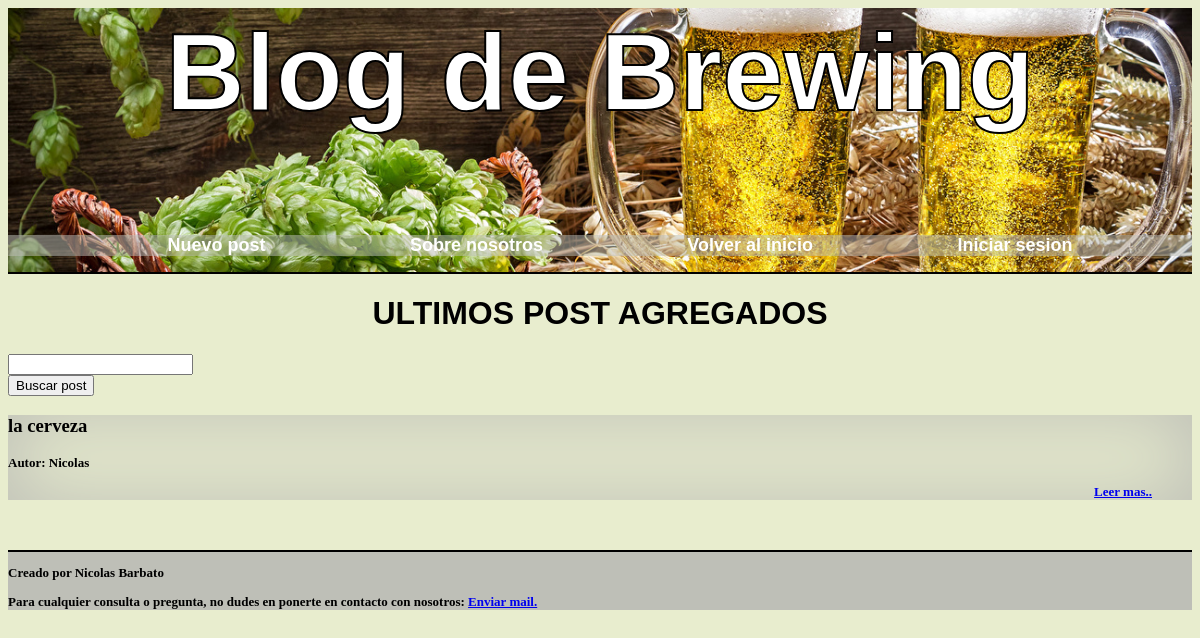
The app's page /, older data.
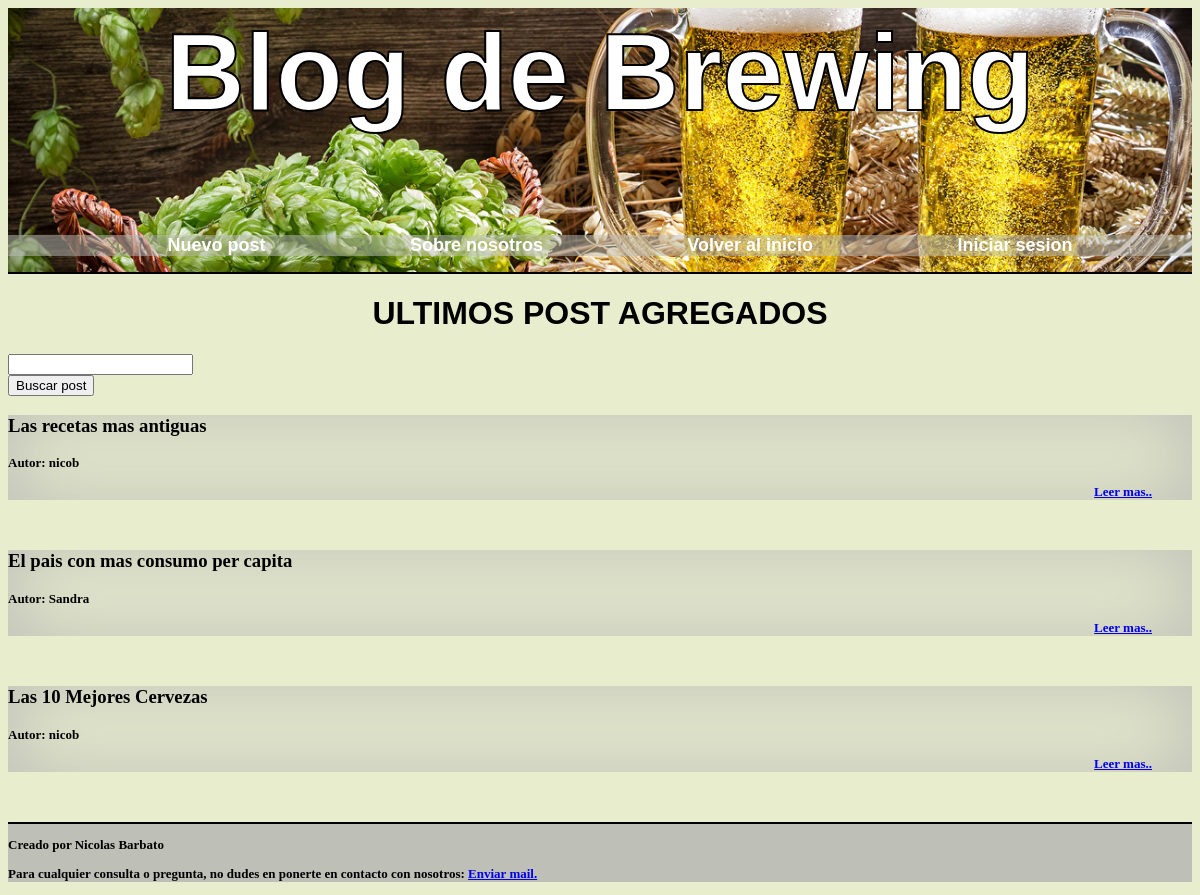
The same page, newer data.
### tables this page shows
CREATE TABLE posts (
    id INTEGER PRIMARY KEY AUTOINCREMENT,
    autor TEXT NOT NULL,
    titulo TEXT NOT NULL,
    posteo TEXT NOT NULL
);

### proyecto1.py (the view)
@app.route('/')
def home():
    conn, cursor = get_db_conection()
    cursor.execute("SELECT * FROM posts")
    post = cursor.fetchall()
    return render_template("home.html", posts=post)

### proyecto1.py (called while the page is built)
def get_db_conection():
    conn = sqlite3.connect('database.db')
    cursor = conn.cursor()
    return conn, cursor

### Templates/home.html (shortened to what this page needs)
{% extends "base.html" %}
{% block head %}
    <link rel="stylesheet" type="text/css" href="{{ url_for('static', filename='css/home.css') }}">
{% endblock %}
{% block main %}
        <h1 class="subtitulo">ULTIMOS POST AGREGADOS</h1>
        <form action="{{ url_for('home') }}">
            <input type="search" id="search" name="search"><br>
            <button type="submit">Buscar post</button>
        </form>
         {% for posts in posts %}
         <div class="posts">
            <h3>{{posts[2]}}</h3>
            <h3 style="font-size: small;"> Autor: {{posts[1]}}</h3>
            <div class="mas">
            <a href="/post/{{posts[0]}}">Leer mas..</a>
            </div>
         </div>
         {% endfor %}
{% endblock %}

### Templates/base.html (shortened to what this page needs)
<!DOCTYPE html>
<html lang="en">
<head>
    {% block head %}
    {% endblock %}
</head>
<body>
    <header style="margin: 0%; padding: 0%;">
        <div class="fondo">
        <div>
            <h1 class="titulos">Blog de Brewing</a></h1>
        </div>
        <div class="barra">
            <ul class="barra_inicio">
                <li><strong><a href="create_post" class="enlace"> Nuevo post</a></strong></li>
                <li><strong><a href="sobre_nosotros"class="enlace">Sobre nosotros</a></strong></li>
                <li><strong><a href="/"class="enlace"> Volver al inicio</a></li>
                <li><strong><a href="login"class="enlace"> Iniciar sesion</a></strong></li>
            </ul>
        </div>
    </header>
    <main>
        {% block main%}
        {% endblock %}
    </main>
    <footer>
        {% block footer %}
        <div class="foot">
        <p> Creado por Nicolas Barbato </p>
        <p> Para cualquier consulta o pregunta, no dudes en ponerte en contacto con nosotros:
            <a href="mailto:nico_barbato@hotmail.com"> Enviar mail.</a>
        </p>
        </div>
        {% endblock %}
    </footer>
</body>
</html>

### static/css/home.css (style rules this page uses)
.titulos { color: rgb(255, 255, 255); font-size: 15ex; text-align:center; font-family: 'Gill Sans', 'Gill Sans MT', Calibri, 'Trebuchet MS', sans-serif; -webkit-text-stroke: 2px; -webkit-text-stroke-color: black; margin: 0%; padding: 0%; }
.barra { border-bottom: solid 2px; margin-bottom: 100x; margin-top: 100px; }
.barra_inicio { display: flex; justify-content: space-evenly; list-style: none; text-decoration: none; background-color: rgba(190, 191, 183, 0.518); }
.foot { background-color:rgb(190, 191, 183); border-top: solid 2px; font-size: small; }
.posts { -webkit-box-shadow: inset 0px 0px 76px 4px rgb(190, 191, 183); -moz-box-shadow: inset 0px 0px 76px 4px rgb(190, 191, 183); box-shadow: inset 0px 0px 76px 4px rgb(190, 191, 183); margin-bottom: 50px; }
.subtitulo { text-align: center; font-family: 'Gill Sans', 'Gill Sans MT', Calibri, 'Trebuchet MS', sans-serif; text-transform: uppercase }
body { background-color: rgb(232, 237, 206); }
.fondo { background-image: url(../css/cerveza2.jpg); background-position: center; background-size: 100%; margin: 0; padding: 0; }
.enlace { color: rgb(255, 255, 255); text-decoration: none; font-size: large; font-family: 'Gill Sans', 'Gill Sans MT', Calibri, 'Trebuchet MS', sans-serif; padding: 15px 25px; }
.mas { font-size: small; text-align: end; margin-right: 40px; margin-bottom: 40px; }

Row changes from the older to the newer data that the page shows:
removed posts: titulo "la cerveza", autor "Nicolas"
added posts: titulo "Las recetas mas antiguas", autor "nicob"
added posts: titulo "El pais con mas consumo per capita", autor "Sandra"
added posts: titulo "Las 10 Mejores Cervezas", autor "nicob"
